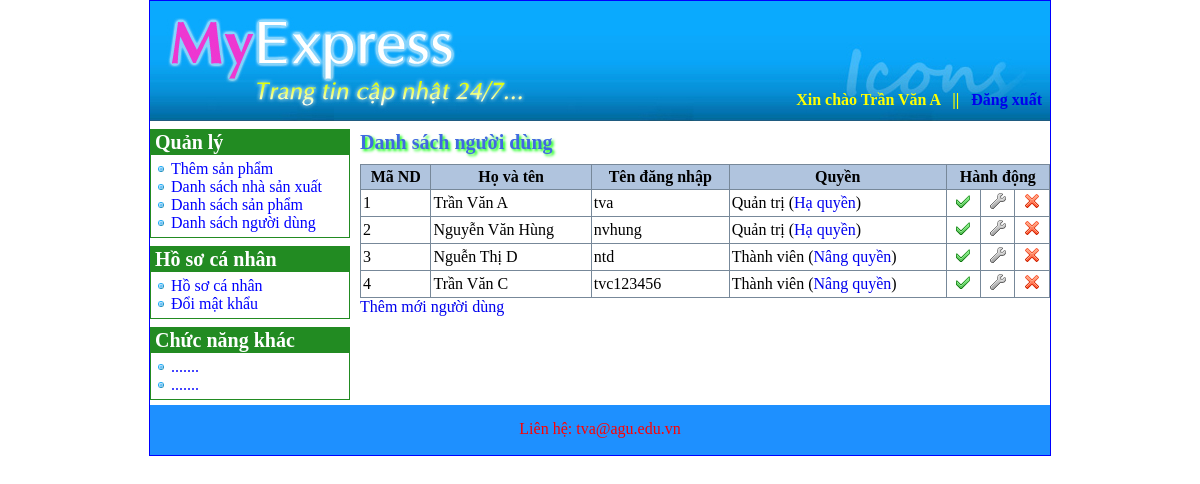
Screenshot of /Admin/index.php?do=nguoidung (signed in) with the database file from the repository.
### tables this page shows
CREATE TABLE IF NOT EXISTS `tbl_nguoidung` (
  `MaNguoiDung` int(10) NOT NULL,
  `TenNguoiDung` varchar(50) NOT NULL,
  `TenDangNhap` varchar(50) NOT NULL,
  `MatKhau` varchar(100) NOT NULL,
  `QuyenHan` tinyint(1) NOT NULL,
  `Khoa` tinyint(1) NOT NULL
);

### Admin/nguoidung.php (the view, shortened to what this page needs)
<?php
	$sql = "SELECT * FROM `tbl_nguoidung` WHERE 1";
	$danhsach = $connect->query($sql);
?>
<h3>Danh sách người dùng</h3>
<table class="DanhSach">
	<tr>
		<th>Mã ND</th>
		<th>Họ và tên</th>
		<th>Tên đăng nhập</th>
		<th>Quyền</th>
		<th colspan="3">Hành động</th>
	</tr>
	<?php
		while ($dong = $danhsach->fetch_array(MYSQLI_ASSOC))
		{
			echo "<tr  bgcolor='#ffffff' onmouseover='this.style.background=\"#dee3e7\"' onmouseout='this.style.background=\"#ffffff\"'>";
				echo "<td>" . $dong["MaNguoiDung"] . "</td>";
				echo "<td>" . $dong["TenNguoiDung"] . "</td>";
				echo "<td>" . $dong["TenDangNhap"] . "</td>";
				echo "<td>";
					if($dong["QuyenHan"] == 1)
						echo "Quản trị (<a href='index.php?do=nguoidung_kichhoat&id=" . $dong["MaNguoiDung"] . "&quyen=2'>Hạ quyền</a>)";
					else
						echo "Thành viên (<a href='index.php?do=nguoidung_kichhoat&id=" . $dong["MaNguoiDung"] . "&quyen=1'>Nâng quyền</a>)";
				echo "</td>";
				echo "<td align='center'>";
					if($dong["Khoa"] == 0)
						echo "<a href='index.php?do=nguoidung_kichhoat&id=" . $dong["MaNguoiDung"] . "&khoa=1'><img src='images/active.png' /></a>";
					else
						echo "<a href='index.php?do=nguoidung_kichhoat&id=" . $dong["MaNguoiDung"] . "&khoa=0'><img src='images/ban.png' /></a>";
				echo "</td>";
				echo "<td align='center'><a href='index.php?do=nguoidung_sua&id=" . $dong["MaNguoiDung"] . "'><img src='images/edit.png' /></a></td>";
				echo "<td align='center'><a href='index.php?do=nguoidung_xoa&id=" . $dong["MaNguoiDung"] . "' onclick='return confirm(\"Bạn có muốn xóa người dùng " . $dong['TenNguoiDung'] . " không?\")'><img src='images/delete.png' /></a></td>";
			echo "</tr>";
		}
	?>
</table>
<a href="index.php?do=dangky">Thêm mới người dùng</a>

### Admin/css/style.css (style rules this page uses)
body { margin: 0; }
a { text-decoration: none; }
#BenPhai h3 { font-size: 20px; padding: 2px 0 10px 0; color: #4169E1; font-family: Tahoma; margin-top: 8px; margin-bottom: 0; text-shadow: 2px 2px 3px #00FF00; }
table.DanhSach { width: 100%; border-collapse: collapse; }
table.DanhSach th { border: 1px solid #778899; padding: 3px 2px 3px 2px; background: #b0c4de; }
table.DanhSach td { border: 1px solid #778899; padding: 3px 2px 3px 2px; }

### rows the page displays
tbl_nguoidung: MaNguoiDung "1", TenNguoiDung "Trần Văn A", TenDangNhap "tva", Khoa 0 (drawn)
tbl_nguoidung: MaNguoiDung "2", TenNguoiDung "Nguyễn Văn Hùng", TenDangNhap "nvhung", Khoa 0 (drawn)
tbl_nguoidung: MaNguoiDung "3", TenNguoiDung "Nguễn Thị D", TenDangNhap "ntd", Khoa 0 (drawn)
tbl_nguoidung: MaNguoiDung "4", TenNguoiDung "Trần Văn C", TenDangNhap "tvc123456", Khoa 0 (drawn)

### other values shown
$_SESSION['HoTen'] "Trần Văn A"
